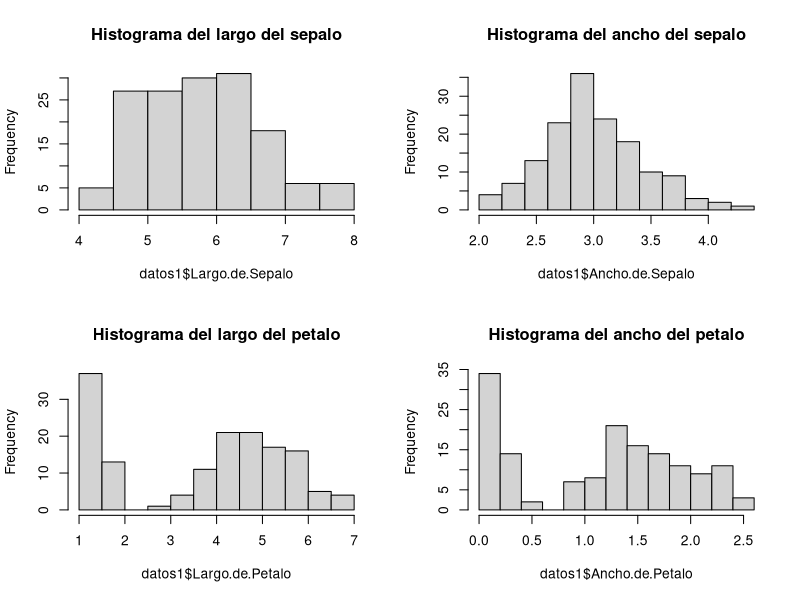
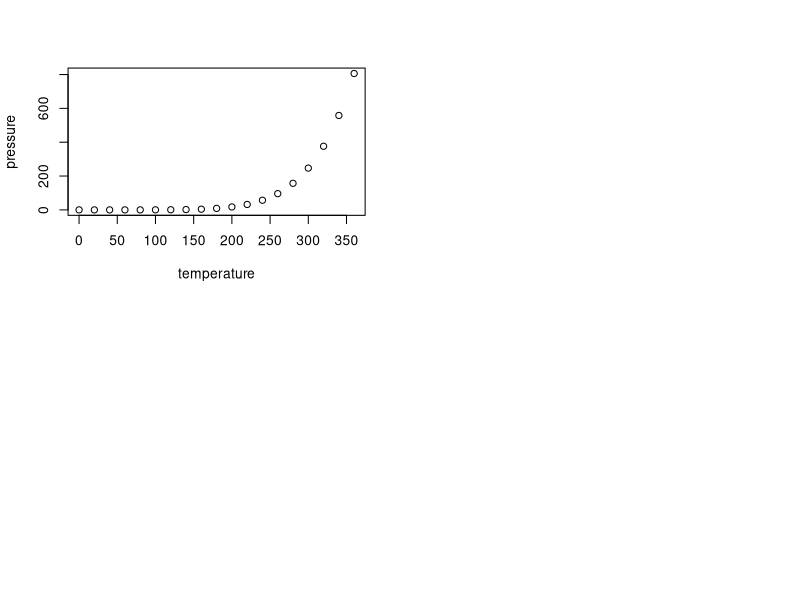

Here is the R script that generated these plots, in order:
## ---- chunk 1
knitr::opts_chunk$set(echo = TRUE)
library(psych)
## ---- chunk 2
datos1=iris
colnames(datos1)<- c('Largo.de.Sepalo', 'Ancho.de.Sepalo', 'Largo.de.Petalo',
                 'Ancho.de.Petalo', 'Especie')
knitr::kable(head(datos1, 20))
knitr::kable(summary(datos1))
#describe(datos1)

par(mfrow=c(2,2))
hist(datos1$Largo.de.Sepalo,main = "Histograma del largo del sepalo")
hist(datos1$Ancho.de.Sepalo,main = "Histograma del ancho del sepalo")
hist(datos1$Largo.de.Petalo,main = "Histograma del largo del petalo")
hist(datos1$Ancho.de.Petalo,main = "Histograma del ancho del petalo")
## ---- chunk 3
plot(pressure)
